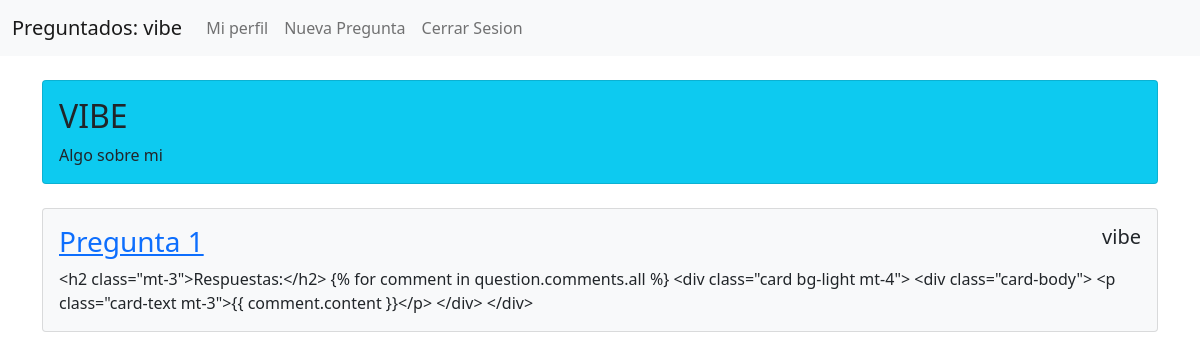
The app's page /my_asks/ (signed in), older data.
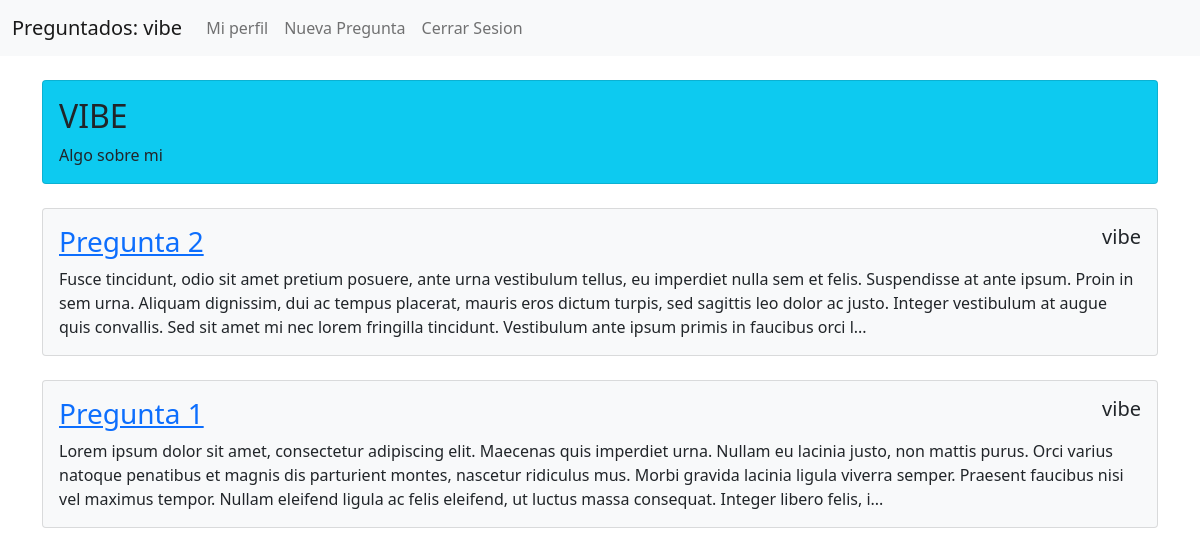
The same page, newer data.
### questions/models.py (models this page shows, shortened)
class Question(models.Model):
    title = models.CharField(max_length=255)
    content = models.TextField()
    author = models.ForeignKey(settings.AUTH_USER_MODEL, on_delete=models.SET_NULL, null=True)
    created_at = models.DateTimeField(auto_now_add=True)
    updated_at = models.DateTimeField(auto_now=True)

### users/models.py (models this page shows)
class PreguntadosUser(AbstractUser):
    about_me = models.CharField(max_length=255, blank=True, null=True)
    avatar = models.ImageField(blank=True)

### questions/views.py (the view)
# urls.py: path('my_asks/', MyProfileView.as_view(), name='my_asks-view'),
class MyProfileView(LoginRequiredMixin, View):
    template_name = 'questions/my_asks.html'
    def get_context(self):
        asks = Question.objects.filter(author=self.request.user).order_by('-created_at')
        context = {
            'asks': asks
        }
        return context
    def get(self, request, *args, **kwargs):
        return render(request, self.template_name, self.get_context())

### templates/questions/my_asks.html (shortened to what this page needs)
{% extends 'base/master.html' %}
{% block content %}
<div class="card bg-info mt-4">
    <div class="card-body">
        <h2 class="card-title">{{ user.username|upper }}</h2>
        <p class="card-text">{{ user.about_me|default_if_none:'Algo sobre mi' }}</p>
    </div>
</div>
{% for ask in asks %}
<div class="card bg-light mt-4">
    <div class="card-body">
        <div class="d-flex justify-content-between">
            <a href="{% url 'question-detail' ask.id %}">
                <h3 class="card-title">
                    {{ ask.title }}
                </h3>
            </a>
            <h5 class="card-title">
                {{ ask.author }}
            </h5>
        </div>
        <p class="card-text">{{ ask.content|truncatechars:400 }}</p>
    </div>
</div>
{% endfor %}
{% endblock %}

Row changes from the older to the newer data that the page shows:
added Question: title "Pregunta 2", author "vibe", content "Fusce tincidunt, odio sit amet pretium posuere, ante urna vestibulum tellus, eu imperdiet nulla sem et felis. Suspendisse at ante ipsum. Proin in sem urna. Aliquam dignissim, dui ac tempus placerat, mauris eros dictum turpis, sed sagittis leo dolor ac justo. Integer vestibulum at augue quis convallis. Sed sit amet mi nec lorem fringilla tincidunt. Vestibulum ante ipsum primis in faucibus orci l..."
changed Question "Pregunta 1": content "<h2 class=\"mt-3\">Respuestas:</h2> {% for comment in question.comments.all %} <div class=\"card bg-light mt-4\"> <div class=\"card-body\"> <p class=\"card-text mt-3\">{{ comment.content }}</p> </div> </div>" → "Lorem ipsum dolor sit amet, consectetur adipiscing elit. Maecenas quis imperdiet urna. Nullam eu lacinia justo, non mattis purus. Orci varius natoque penatibus et magnis dis parturient montes, nascetur ridiculus mus. Morbi gravida lacinia ligula viverra semper. Praesent faucibus nisi vel maximus tempor. Nullam eleifend ligula ac felis eleifend, ut luctus massa consequat. Integer libero felis, i..."
